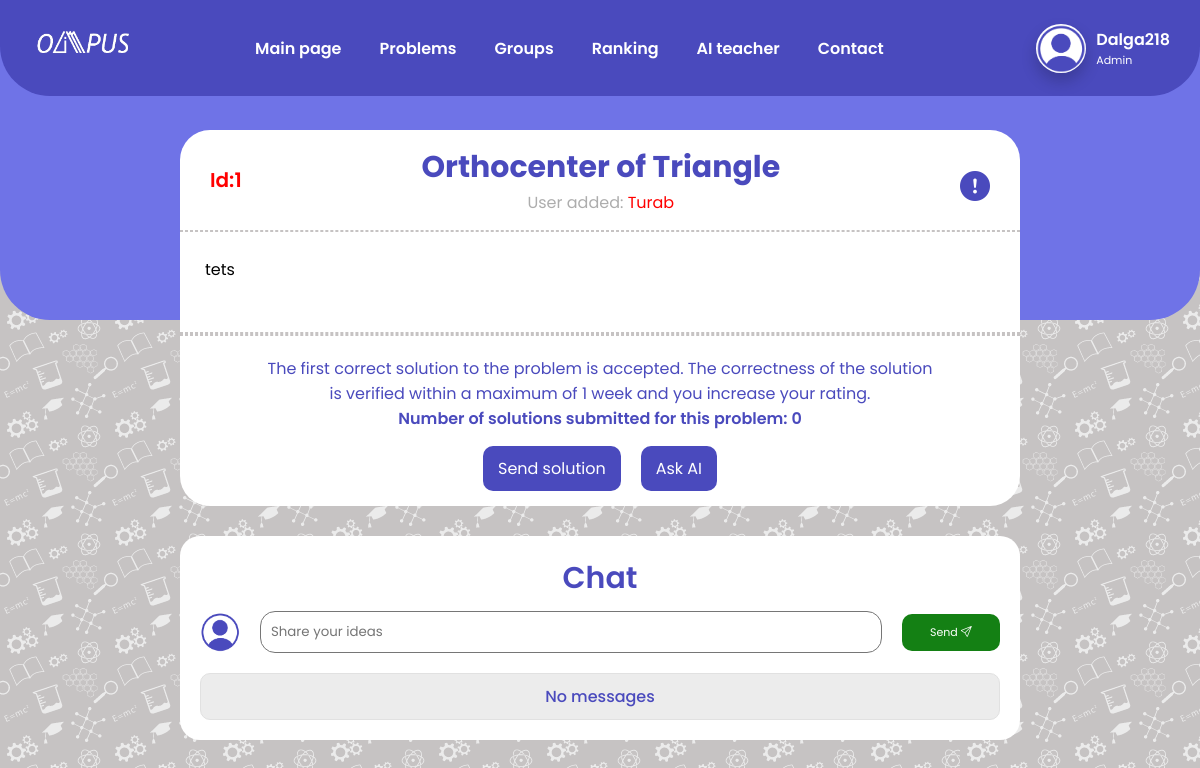
The page /problems/math/1/ (signed in) on the database its author committed.
### base/models.py (models this page shows, shortened)
class Account(models.Model):
    username=models.CharField(max_length=20)
    fullname=models.CharField(max_length=100,blank=True)
    email=models.CharField(max_length=50)
    password=models.CharField(max_length=50)
    profile_photo=models.ImageField(upload_to='profile_photos/', default='profile_photos/default_pp.png')
    point=models.IntegerField(default=0)
    admin_tag=models.BooleanField(default=False)
    teacher_tag=models.BooleanField(default=False)
    clever_tag=models.BooleanField(default=False)
    olympian_tag=models.BooleanField(default=False)
    groups=models.CharField(max_length=1000000,default='%')
    requests=models.CharField(max_length=1000000,default='%')

### problems/models.py (models this page shows, shortened)
class Problem(models.Model):
    source_problem = models.CharField(max_length = 300)
    problem_subject = models.CharField(max_length = 20)
    problem_context_img = models.ImageField(upload_to = 'problems/', null = True, blank = True)
    problem_context = models.CharField(max_length = 10000, blank = True)
    problem_views = models.IntegerField(default = 0)
    pub_date = models.DateTimeField(auto_now_add = True)
    show_problem = models.BooleanField(default = False)
    have_solution = models.BooleanField(default = False)
    user_added = models.ForeignKey(Account, on_delete=models.CASCADE)

### problems/views.py (the view, shortened to what this page needs)
# urls.py: path('<str:subject>/<int:id>/', views.problem_view, name='problem_view'),
def problem_view(request,subject,id):
    user=islogin(request)
    problem=Problem.objects.get(id=id)
    text=False
    if problem.show_problem==False and (user==False or (user.admin_tag==False and user.teacher_tag==False and user.username!='Selcan')): #SELCAN
        return redirect(f'/problems/{problem.problem_subject}')
    messages=Chat.objects.filter(problem=problem).order_by('-date')
    solution=Solution.objects.filter(problem=problem)
    verify=False
    if len(solution)==0:
        solution=False
    elif problem.have_solution:
        solution=solution[0]
    elif user and (user.admin_tag or user.teacher_tag or user.username=='Selcan'): #SELCAN
        solution=solution[0]
        verify=True
    problem.problem_views+=1
    problem.save()
    return render(request,'problem_view.html',{"problem":problem,'solution':solution,'verify':verify,'messages':messages,'ai':text,"subjects":subjects,"islogin":user})

### problems/views.py (called while the page is built)
def islogin(request):
    if 'username' in request.session:
        return Account.objects.get(username=request.session['username'])
    return False

### templates/problem_view.html (shortened to what this page needs)
<!DOCTYPE html>
<html lang="en">
<head>
    <link rel="stylesheet" href="/static/css/problem_view.css">
    <link rel="stylesheet" href="https://cdn.jsdelivr.net/npm/bootstrap-icons@1.10.5/font/bootstrap-icons.css">
    <link href="https://cdn.jsdelivr.net/npm/remixicon@2.2.0/fonts/remixicon.css" rel="stylesheet">
</head>
<body>
    {% include 'navbar.html' %}
    <div class="problem_container">
        <div class="problem_container_head">
            <p class="id_of_problem">Id:{{problem.id}}</p>
            <div class="prb_txt">
                <h2 class="problem_name">{{ problem.source_problem }}</h2>
                {% if problem.user_added.admin_tag %}
                <p class="add_use">User added: <a href="{% url 'profile' problem.user_added.username %}" style="color: red;">{{ problem.user_added.username }}</a></p>
                {% elif problem.user_added.teacher_tag %}
                <p class="add_use">User added: <a href="{% url 'profile' problem.user_added.username %}" style="color: blue;">{{ problem.user_added.username }}</a></p>
                {% elif problem.user_added.clever_tag %}
                <p class="add_use">User added: <a href="{% url 'profile' problem.user_added.username %}" style="color: green;">{{ problem.user_added.username }}</a></p>
                {% elif problem.user_added.olympian_tag %}
                <p class="add_use">User added: <a href="{% url 'profile' problem.user_added.username %}" style="color: purple;">{{ problem.user_added.username }}</a></p>
                {% else %}
                <p class="add_use">User added: <a href="{% url 'profile' problem.user_added.username %}" style="color: black;">{{ problem.user_added.username }}</a></p>
                {% endif %}
            </div>
            <button class="report_problem" onclick="open_report()"><i class="bi bi-exclamation-circle-fill"></i></button>
        </div>
        <hr>
        <div class="problem_context_container">
            {% if problem.problem_context %}
            <p class="problem_context_pharagraph">{{ problem.problem_context }}</p>
            {% endif %}
        </div>
        <hr>
        {% if problem.have_solution or verify %}
        <div class="solution_context_container closed_solution">
            {% if solution.user_solved.admin_tag %}
            <p class="add_use2">User solved: <a href="{% url 'profile' solution.user_solved.username %}" style="color: red;">{{ solution.user_solved.username }}</a></p>
            {% elif solution.user_solved.teacher_tag %}
            <p class="add_use2">User solved: <a href="{% url 'profile' solution.user_solved.username %}" style="color: blue;">{{ solution.user_solved.username }}</a></p>
            {% elif solution.user_solved.clever_tag %}
            <p class="add_use2">User solved: <a href="{% url 'profile' solution.user_solved.username %}" style="color: green;">{{ solution.user_solved.username }}</a></p>
            {% elif solution.user_solved.olympian_tag %}
            <p class="add_use2">User solved: <a href="{% url 'profile' solution.user_solved.username %}" style="color: purple;">{{ solution.user_solved.username }}</a></p>
            {% else %}
            <p class="add_use2">User solved: <a href="{% url 'profile' solution.user_solved.username %}" style="color: black;">{{ solution.user_solved.username }}</a></p>
            {% endif %}
            {% if solution.solution_path_video %}
            <video width="80%" controls="controls">
                <source src="{{ solution.solution_path_video.url }}" type="video/mp4" />
            </video>
            <br>
            {% endif %}
            {% if solution.solution_path_img %}
            <img width="80%" src="{{ solution.solution_path_img.url }}" width="100%" alt="solution_image" class="solution_image">
            {% endif %}
            {% if solution.solution_cont %}
            <p class="problem_context_pharagraph">{{ solution.solution_cont }}</p>
            {% endif %}
        </div>
        <button class="solution_context_btn_open"><span class="solution_cont_span">Show problem</span><i class="bi bi-chevron-down" id="feature_icon"></i></button>
        {% else %}
        <hr>
        <p class="about_add_solution">The first correct solution to the problem is accepted. The correctness of the solution <br> is verified within a maximum of 1 week and you increase your rating.<br><span class="hell_sayi_about"> Number of solutions submitted for this problem: {{ solution|length }}</span></p>
        <div class="add_solution_btn_cont">
            <a type="submit" href="{% url 'add_solution' problem.id %}" class="submit_solution">Send solution</a>
            <form method="post">
                <button type="submit" class="askingAI_btn" name="askai">Ask AI</button>
            </form>
        </div>
        {% endif %}
    </div>
    {% include 'chat.html' %}
</body>
</html>

### templates/navbar.html (shortened to what this page needs)
<header>
    <link href="https://cdn.jsdelivr.net/npm/remixicon@2.2.0/fonts/remixicon.css" rel="stylesheet">
    <link rel="stylesheet" href="https://unpkg.com/boxicons@latest/css/boxicons.min.css">
    <link rel="stylesheet" href="https://cdn.jsdelivr.net/npm/bootstrap-icons@1.10.5/font/bootstrap-icons.css">
    <link rel="stylesheet" type="text/css" href="/static/css/navbar.css">
    <a href="{% url 'base' %}" class="logo"><img width="100" src="/static/images/logo.png" alt="Logo"></a>
    <div class="navbar-all-elements">
        <ul class="navlist">
            <li><button class="dropbtn"><a href="{% url 'base' %}">Main page</a></button></li>
            <li>
            <div class="dropdown">
                <div class="buttons_drop">
                    <button class="dropbtn" id="dropbtn_prob"><a href="{% url 'problems_main' %}">Problems</a><button class="icon_opening"></button></button>
                </div>
            </div>
            </li>
            <li id="group_not"><button class="dropbtn"><a href="{% url 'groups_main' %}">Groups</button></a>{% if islogin.requests|length > 1 %}<p class="notify_group">New</p>{% endif %}</li>
            <li><button class="dropbtn"><a href="{% url 'ranking' %}">Ranking</a></button></li>
            <li><button class="dropbtn"><a href="{% url 'ai' %}">AI teacher</a></button></li>
            <li><button class="dropbtn"><a href="{% url 'contact' %}">Contact</a></button></li>
        </ul>
        {% if islogin == False %}
        <div class="forms-all">
            <div class="users-section">
                <a href="{% url 'login' %}"><button class="login">Login</button></a>
                <a href="{% url 'register' %}"><button class="register">Register</button></a>
            </div>
        </div>
        {% else %}
        <div class="pp_all">
            <div class="profile-section">
                <a href="{% url 'profile' islogin.username %}" class="pp_place"><img class="profile_photo" src="/media/{{ islogin.profile_photo }}"></i></a>
                <div class="user">
                    <h3 class="username_txt"><a href="{% url 'profile' islogin.username %}" style="text-decoration:none; color:white;">{{ islogin.username }}</a></h3>
                    {% if islogin.admin_tag %}
                    <h6 class="user_tag">Admin</h6>
                    {% elif islogin.teacher_tag %}
                    <h6 class="user_tag">Teacher</h6>
                    {% elif islogin.clever_tag %}
                    <h6 class="user_tag">Clever</h6>
                    {% elif islogin.olympian_tag %}
                    <h6 class="user_tag">Olympian</h6>
                    {% endif %}
                </div>
            </div>
        </div>
        {% endif %}
    </div>
</header>

### templates/chat.html (shortened to what this page needs)
<link rel="stylesheet" href="/static/css/chat.css">
<div class="chat_messages">
    <div class="chat_container">
        <h1 class="chat_head">Chat</h1>
        <form method="post" class="send_msg_frm">
            {% if islogin == False %}
            <textarea type="text" name="message" cols="80" rows="1" placeholder="Login for sharing your ideas" class="mes_input" disabled></textarea>
            {% else %}
            <img src="/media/{{ islogin.profile_photo }}" alt="profile_photo" class="person_profile">
            <textarea type="text" name="message" cols="80" rows="1" placeholder="Share your ideas" class="mes_input"></textarea>
            {% endif %}
            <button type="submit" class="send_msg" name="chat">Send <i class="bi bi-send"></i></button>
        </form>
        <div class="messages_sent">
            {% if messages %}
            {% for message in messages %}
            <div class="message_sent_cont">
                <div class="person_sent">
                    <img src="/media/{{ message.user_added.profile_photo }}" alt="profile_photo" class="person_profile">
                    <div class="texts_message">
                        {% if message.user_added.admin_tag %}
                        <a href="{% url 'profile' message.user_added.username %}" class="user" style="color: red;">{{ message.user_added.username }}</a>
                        {% elif message.user_added.teacher_tag %}
                        <a href="{% url 'profile' message.user_added.username %}" class="user" style="color: blue;">{{ message.user_added.username }}</a>
                        {% elif message.user_added.clever_tag %}
                        <a href="{% url 'profile' message.user_added.username %}" class="user" style="color: green;">{{ message.user_added.username }}</a>
                        {% elif message.user_added.olympian_tag %}
                        <a href="{% url 'profile' message.user_added.username %}" class="user" style="color: purple;">{{ message.user_added.username }}</a>
                        {% else %}
                        <a href="{% url 'profile' message.user_added.username %}" class="user" style="color: black;">{{ message.user_added.username }}</a>
                        {% endif %}
                        <p class="message_text">{{ message.message }}</p>
                    </div>
                </div>
            </div>
            {% endfor %}
            {% else %}
            <p class="no_message">No messages</p>
            {% endif %}
        </div>
    </div>
</div>

### static/css/problem_view.css (style rules this page uses)
* { padding: 0; margin: 0; font-family: "Poppins", sans-serif; text-decoration: none; list-style: none; box-sizing: border-box; }
body { background: #c6c3c3; }
.askingAI_btn { padding: 10px 15px; border: 0; border-radius: 10px; font-size: 16px; background-color: #4a4abd; color: white; cursor: pointer; margin-left: 20px; }
.problem_container { margin: 0 auto; margin-top: 130px; background-color: #ffffff; width: 70%; height: auto; border-radius: 30px; margin-bottom: 30px; }
.problem_container_head { display: flex; padding: 15px; padding-left: 30px; align-items: center; padding-right: 30px; }
.id_of_problem { color: red; font-weight: 600; font-size: 20px; }
.prb_txt { margin: 0 auto; color: rgba(169, 169, 169, 0.957); }
.add_use { text-align: center; }
.add_use a { text-decoration: none; color: rgba(169, 169, 169, 0.957); }
.problem_container_head .problem_name { color: #4a4abd; font-size: 30px; font-weight: 700; text-align: center; }
.problem_container_head .report_problem { background-color: white; cursor: pointer; border: 0; width: 30px; height: 30px; font-size: 30px; color: #4a4abd; }
hr { border: dashed 1px #c6c3c3; }
.problem_container .problem_context_container { padding: 25px; }
.problem_container .problem_context_container .problem_context_pharagraph { padding-bottom: 25px; }
.add_solution_btn_cont { display: flex; padding: 15px; padding-left: 30px; align-items: center; padding-right: 30px; border-bottom-left-radius: 30px; border-bottom-right-radius: 30px; justify-content: center; }
.about_add_solution { text-align: center; padding-top: 20px; color: #4a4abd; }
.hell_sayi_about { font-weight: 600; }
.submit_solution { padding: 10px 15px; border: 0; border-radius: 10px; background-color: #4a4abd; color: white; cursor: pointer; }

### static/css/navbar.css (style rules this page uses)
* { padding: 0; margin: 0; font-family: "Poppins", sans-serif; text-decoration: none; list-style: none; box-sizing: border-box; }
body { background: #c6c3c3; background-image: url('/static/images/bg-design.png'); }
header { position: fixed; right: 0; top: 0; z-index: 100; width: 100%; height: 12%; display: flex; align-items: center; padding: 33px 9%; background: #4a4abd 75.52%; border-bottom-left-radius: 50px; border-bottom-right-radius: 50px; }
.navbar-all-elements { display: flex; align-items: center; }
.navlist { margin-left: 100px; display: flex; }
.navlist .dropbtn a { text-decoration: none; color:white; }
#group_not { display: flex; align-items: center; }
#dropbtn_prob { display: flex; align-items: center; }
.navlist button { background-color: transparent; color: white; font-size: 1rem; font-weight: 600; padding: 0 19px; border-radius: 25px; cursor: pointer; border: transparent; text-align: center; }
.buttons_drop { display: flex; }
.pp_all { position: absolute; display: flex; align-items: center; right: 0; }
header .profile-section { position: relative; border-bottom-right-radius: 50px; border-bottom-left-radius: 20px; border-top-left-radius: 20px; background-color: rgba(255, 255, 255, 0); height: 80%; width: auto; justify-content: right; align-items:center; display:flex; }
header .profile-section a { height: 70px; width: 70px; border-bottom-left-radius: 20px; border-top-left-radius: 20px; background-color: rgba(255, 255, 255, 0); }
header .profile-section a img { max-height: 70%; border-radius: 100%; box-shadow: 0px 8px 16px 0px rgba(0,0,0,0.2); z-index: 102; height: 50px; width: 50px; margin-right: 10px; margin-left: 10px; margin-top: 15%; }
header .profile-section .user { margin-right: 30px; }
header .profile-section .user .username_txt { font-size: 16px; font-weight: 600; color: #ffffff; }
header .profile-section .user .user_tag { font-size: 11px; font-weight: 400; color: #ffffff; }
@media (max-width: 1535px) { header { padding: 30px 3%; transition: .2s; } }

### rows shown on the page
Account: profile_photo (placeholder picture), username "Dalga218"
Problem: id "1", source_problem "Orthocenter of Triangle", user_added.username "Turab", problem_context "tets"

### other values the page prints
{{ solution|length }} "0"
